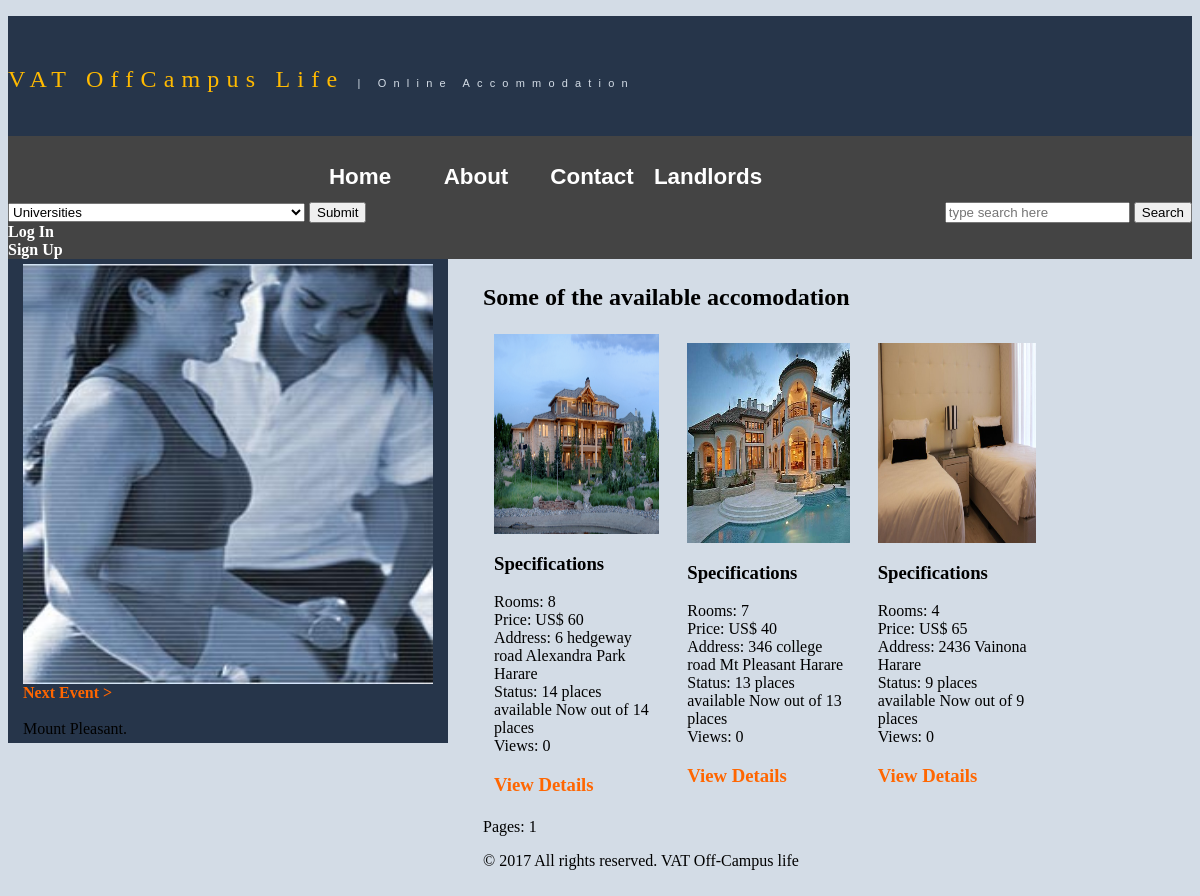
The app's page /home.php?view=yes with its own data.
### tables this page shows
CREATE TABLE `houses` (
	`id`	int(11) NOT NULL AUTO_INCREMENT,
	`address`	varchar(60) NOT NULL,
	`college`	varchar(100) NOT NULL,
	`rooms`	int(11) NOT NULL,
	`capacity`	int(11) NOT NULL,
	`occupied`	int(11) NOT NULL,
	`price`	double NOT NULL,
	`description`	text NOT NULL,
	`images`	varchar(255) NOT NULL,
	`landlord_id`	int(11) NOT NULL,
	`ecocash_name`	varchar(100) NOT NULL,
	`ecocash_number` varchar(25) NOT NULL, PRIMARY KEY (`id`)
);

### core.php (the view, shortened to what this page needs)
<?php
	function loggedin(){
		if(isset($_SESSION['user_id']) && !empty($_SESSION['user_id'])){
			return true;
		}else{
			return false;
		}
	}
	function views_count($house_id){
		global $conn;
		$query = "SELECT * FROM views_count WHERE house_id = $house_id";
		$query_run = mysqli_query($conn, $query);
		$views = $query_num_rows = mysqli_num_rows($query_run);
		return $views;
	}
		function display_house($query,$get_var=null, $get=null, $href=null ){
			global $conn;
			global $items_per_page;
			$query_run = mysqli_query($conn, $query);
			if($query_run){
				$query_num_rows = mysqli_num_rows($query_run);
			}
			if($query_num_rows > 0){
			$total_items = $query_num_rows;
			$total_pages = ceil($total_items/$items_per_page);
			$query_run = mysqli_query($conn, $query);
			if($query_run){
			$query_num_rows = mysqli_num_rows($query_run);
			if($query_num_rows > 0){
				echo'<td>';
				while($result_house_people = mysqli_fetch_assoc($query_run)){
							$output = '<div class="spe"><td><a href="house.php?id='.$result_house_people['id'].'">';
							$output .= '<img src="'.$result_house_people['images'].'" height="200" width="200" ></a>';
							$output .= '<h3>Specifications</h3>';
							$output .= "Rooms: ".$result_house_people['rooms']."<br>";
							$output .= "Price: US$ ".$result_house_people['price']."<br>";
							$output .= "Address: ".$result_house_people['address']."<br>";
							$output .= "Status: ".($result_house_people['capacity']-$result_house_people['occupied']);
							$output .= " places available Now out of ".$result_house_people['capacity']." places <br>";
							$output .= "Views: ".views_count($result_house_people['id'])."<br>";
							$output .= '<a href="house.php?id='.$result_house_people['id'].'">';
							$output .= '<h3>View Details</h3></a>';
							echo $output .= '</div></td><td>&nbsp;</td><td>&nbsp;</td><td>&nbsp;</td>';
				}echo '</td></tr></table>';
				 echo pagination($href,$get_var, $get,$total_pages) ;
			}else {	echo "No results found";}
		}else{
			echo  'Not Ok';
		}
		}else {	echo "No results found";}
				}
		function pagination($href=null, $get_var=null, $get=null,$total_pages){
			global $current_page;
			$pagination = '<div class="pagination">Pages: ';
			for($i = 1; $i <= $total_pages ; $i++){
				if($i == $current_page){
					$pagination .= "<span>$i</span>";
				}else{
					$pagination .= '<a href="'.$href;
					if(!empty($get_var)){
						$pagination .= $get.'='.$get_var.'&';
					}
					$pagination .= 'pg='.$i.'">'.$i.'</a></div>';
				}
			}
		return $pagination;
		}
?>

### header.php (shortened to what this page needs)
<?php
include 'connection.php';
include 'core.php';
?>
<!DOCTYPE html PUBLIC "-//W3C//DTD XHTML 1.0 Transitional//EN" "http://www.w3.org/TR/xhtml1/DTD/xhtml1-transitional.dtd">
<html xmlns="http://www.w3.org/1999/xhtml">
<head>
<link rel="stylesheet" href="myhome.css" type="text/css" />
</head>
<?php
	$items_per_page = 3;
	if(empty($current_page)){
		$current_page = 1;
	}
?>
<body bgcolor="#d3dce6">
	<header2>
    <div class="nav2">
	 <p align="justify" class="pheight" bgcolor="#26354A"><span class="logo2"> VAT OffCampus Life <span class="tagline2">| Online Accommodation</span></span></p>
      <ul>
        <li class="home2"><a href="home.php">Home</a></li>
        <li class="About2"><a  href="aboutus.php">About</a></li>
        <li class="Contact2"><a href="contact.php">Contact</a></li>
        <li class="listings2"><a href="listing.php">   Landlords</a></li>
 </ul>
<?php if(empty($_SESSION['show_login'])){   ?>
	<div class="branding-title"><form action="home.php" method="GET">
			<input type="text" placeholder="type search here" name="search">
			<input type="submit" value="Search">
		</form></div>
	<form action="<?php echo 'college.php';?>" method="GET">
			<select name="university">
				<option value="">Universities</option>
			</select>
			<input type="submit" value="Submit">
		</form>
<?php
}
if(!loggedin()){
		if(!isset($_SESSION['show_login']) && empty($_SESSION['show_login'])){
			echo '<a href="show_login.php">Log In</a>';
		}
		echo '<a href="signup.php">Sign Up</a>';
} ?>
</div></div>
  </header2>

### home.php (shortened to what this page needs)
<?php
 	include 'header.php';
	$pics = array("mm_training_photo.jpg","8b5530268ad5eb995e209f997e38cec5.jpg","images/luxury-homes-real-estate-with-luxury-real-estate-luxury-homes-for-sale-luxury.jpg");
	$rand_num = rand(0,2);
?>
	<div id="content2" bgcolor="#26354A"><img src="<?php echo $pics[$rand_num]; ?>" alt="Home Page Image" width="417" height="420" border="0" /><br/>
		<section class="sidebarText2" id="padding22"><a href="home.php">Next Event &gt;</a></section> <br/>
		Mount Pleasant.<br />
</div>
	<section id="middle2" bgcolor="#d3dce6">
<?php
		if(isset($_GET['search']) && !empty($_GET['search'])){
			if(loggedin()){
				$search = htmlspecialchars($_GET['search']);
				echo "<table><tr><h3> Search for <u>".$search."</u></h3>";
				$query = "SELECT * FROM houses WHERE address LIKE '%".mysqli_real_escape_string($conn, $search)."%'";
						display_house($query,$search,'search','home.php?');
			}else{
				echo '<br><br>Please log in to view search results';
			}
		}else if(isset($_GET['view']) && !empty($_GET['view'])){ ?>
<table><tr><h2>Some of the available accomodation</h2><td>
	<?php
		$query_2 = "SELECT * FROM houses ORDER BY RAND() LIMIT 3 ";
				display_house($query_2);
	}
?>
	<?php include 'footer.php'; ?>
</body>
</html>

### footer.php
        <footer>
        <p>&copy; 2017 All rights reserved. VAT Off-Campus life </p>
      </footer>
</html>

### myhome.css (style rules this page uses)
.nav2 ul { list-style: none; background-color: #444; text-align: center; padding: 0; margin: 0; width: 200px; }
.nav2 li { font-family: 'Oswald', sans-serif; font-size: 1.2em; line-height: 40px; height: 40px; border-bottom: 1px solid #888; }
.nav2 a { text-decoration: none; color: #fff; display: block; transition: .3s background-color; }
@media screen and (min-width: 600px) { .nav2 li { width: 120px; border-bottom: none; height: 50px; line-height: 50px; font-size: 1.4em; } }
@media screen and (min-width: 600px) { .nav2 li { display: inline-block; margin-right: -4px; } }
@media screen and (min-width: 600px) { .nav2 li { float: left; } }
@media screen and (min-width: 600px) { .nav2 ul { overflow: auto; width: 600px; margin: 0 auto; } }
@media screen and (min-width: 600px) { .nav2 { background-color: #444; } }
a { color: #FF6600; font-weight:bold; text-decoration:none; }
img { max-width:100%; }
.pheight { padding-top:50px; background-color:#26354a; height: 70px; }
.logo2 { font:24px Times New Roman, Times, serif; color: #FFBA00; letter-spacing:.3em; line-height:26px; }
.tagline2 { font: 11px Arial, Helvetica, sans-serif; color: #D3DCE6; line-height:16px; }
#content2 { background-color: #26354A; width: 410px; float: left; padding: 5px 15px; }
#middle2 { width: 580px; float: left; padding: 5px 15px; margin: 0px 5px 5px 20px; }
.branding-title { float: right; }

### records on screen
houses: images (picture), rooms "8", price "60", address "6 hedgeway road Alexandra Park Harare", output "Status: 14", capacity "14", id "0"
houses: images (picture), rooms "7", price "40", address "346 college road Mt Pleasant Harare", output "Status: 13", capacity "13", id "0"
houses: images (picture), rooms "4", price "65", address "2436 Vainona Harare", output "Status: 9", capacity "9", id "0"
